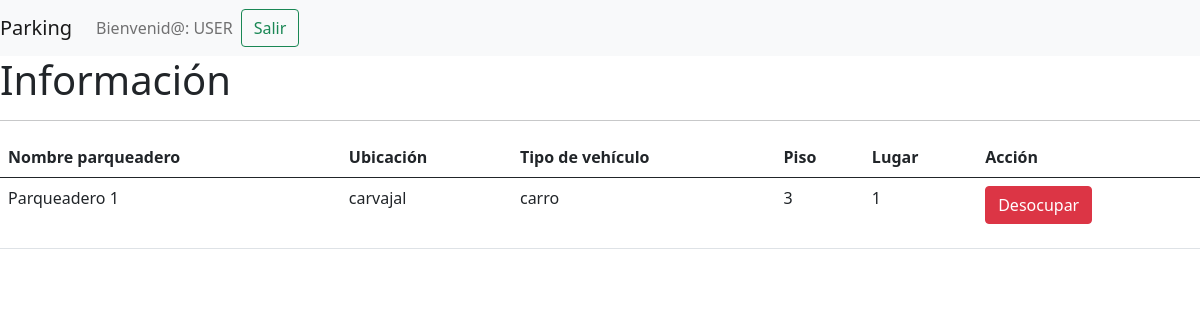
The app's page /parking/usuario.php (signed in) with its own data.
### tables this page shows
CREATE TABLE IF NOT EXISTS `parqueaderos` (
  `id` int(11) NOT NULL AUTO_INCREMENT,
  `description` varchar(50) DEFAULT NULL,
  `type_vehicle` varchar(50) DEFAULT NULL,
  `piso` int(11) DEFAULT NULL,
  `space` int(11) DEFAULT NULL,
  `location` varchar(50) DEFAULT NULL,
  `user_id` int(11) DEFAULT NULL,
  `id_parking` int(11) DEFAULT '1',
  PRIMARY KEY (`id`)
);

### parking/usuario.php (the view, shortened to what this page needs)
<?php
include_once "conexion.php";
$description = isset($_POST['parking-name']) ? $_POST['parking-name'] : '';
$sentencia = $bd->query("SELECT p.description, p.type_vehicle, count(p.space) as cantidad, location
                          from parqueaderos AS p, usuarios AS u WHERE p.type_vehicle = u.tp_vehicle AND  u.id = '".trim($_SESSION['user-id'])."' AND p.user_id = 0
                          group BY p.description order BY p.id ASC ");
$parkings = $sentencia->fetchAll(PDO::FETCH_OBJ);
$sentencia = $bd->query("SELECT p.id, p.description, p.type_vehicle,p.piso, p.space
                          from parqueaderos AS p, usuarios AS u
                          WHERE p.type_vehicle = u.tp_vehicle AND u.id = '".trim($_SESSION['user-id'])."'
                          AND p.description = '".$description."' AND p.user_id = 0
                          order BY p.id ASC");
$availability = $sentencia->fetchAll(PDO::FETCH_OBJ);
$sql = $bd->query("SELECT user_id FROM parqueaderos WHERE user_id = '".trim($_SESSION['user-id'])."'");
$validateAvailability = $sql->fetchAll(PDO::FETCH_OBJ);
$sql = $bd->query("SELECT * FROM parqueaderos WHERE user_id = '".trim($_SESSION['user-id'])."'");
$information = $sql->fetchAll(PDO::FETCH_OBJ);
?>
<!DOCTYPE html>
<html lang="en">
<head>
    <link href="https://cdn.jsdelivr.net/npm/bootstrap@5.0.2/dist/css/bootstrap.min.css" rel="stylesheet">
</head>
<body>
<nav class="navbar navbar-expand-lg navbar-light bg-light">
  <a class="navbar-brand" href="javascript:void(0)">Parking</a>
  <div class="collapse navbar-collapse" id="navbarSupportedContent">
    <ul class="navbar-nav mr-auto">
      <li class="nav-item">
        <a class="nav-link" href="javascript:void(0)">Bienvenid@: <?= strtoupper($_SESSION['user-name']) ?></a>
      </li>
    </ul>
    <form class="form-inline my-2 my-lg-0" action="access.php" method="POST">
      <button class="btn btn-outline-success my-2 my-sm-0" type="submit">Salir</button>
    </form>
  </div>
</nav>
<?php if(!$validateAvailability): ?>
  <h1 class="mt-3">Disponiblidad para uso de su vehìculo</h1>
  <table class="table mt-3">
    <thead>
      <tr>
        <th scope="col">Nombre parqueadero</th>
        <th scope="col">Tipo Vehìculo</th>
        <th scope="col">Cantidad</th>
        <th scope="col">Ubicación</th>
        <th>Acciòn</th>
      </tr>
    </thead>
    <tbody>
      <?php foreach($parkings as $parking): ?>
        <tr>
          <td><?= $parking->description ?></td>
          <td><?= $parking->type_vehicle ?></td>
          <td><?= $parking->cantidad ?></td>
          <td><?= $parking->location ?></td>
          <td>
          <form action="usuario.php" method="POST">
              <input type="hidden" name="parking-name" value="<?= $parking->description ?>">
              <button type="sumbit" id="show-table-two" class="btn btn-success">Consultar</button>
          </form>
          </td>
        </tr>
      <?php endforeach; ?>
    </tbody>
  </table>
  <hr>
  <h1>Debe seleccionar el lugar donde desea parquear</h1>
  <form action="access.php" method="POST">
    <table class="table mt-3" >
      <thead>
        <tr>
          <th scope="col">Tipo Vehìculo</th>
          <th scope="col">Piso</th>
          <th scope="col">Lugar</th>
          <th scope="col">Acción</th>
        </tr>
      </thead>
      <tbody>
        <?php foreach($availability as $available): ?>
          <tr>
            <td><?= $available->type_vehicle ?></td>
            <td><?= $available->piso ?></td>
            <td><?= $available->space ?></td>
            <td>
              <input type="submit" name="submit" class="btn btn-warning mb-3" id="ocupar" value="Ocupar">
            </td>
          </tr>
        <?php endforeach; ?>
      </tbody>
    </table>
    <?php if ($availability): ?>
      <input type="hidden" name="parking-id" value="<?= $available->id ?>">
      <input type="hidden" name="space" value="<?= "piso-$available->piso-space-$available->space" ?>">
      <input type="hidden" name="action" value="save_space_user" >
    <?php endif; ?>
  </form>
<?php else: ?>
  <h1>Información</h1>
  <hr>
  <table class="table mt-3" >
      <thead>
        <tr>
          <th scope="col">Nombre parqueadero</th>
          <th scope="col">Ubicación</th>
          <th scope="col">Tipo de vehículo</th>
          <th scope="col">Piso</th>
          <th scope="col">Lugar</th>
          <th scope="col">Acción</th>
        </tr>
      </thead>
      <tbody>
        <tr>
            <td><?= $information[0]->description ?></td>
            <td><?= $information[0]->location ?></td>
            <td><?= $information[0]->type_vehicle ?></td>
            <td><?= $information[0]->piso ?></td>
            <td><?= $information[0]->space ?></td>
            <td>
              <form action="access.php" method="POST">
                <input type="submit" name="submit" class="btn btn-danger mb-3" value="Desocupar">
              </form>
            </td>
          </tr>
      </tbody>
    </table>
<?php endif; ?>
</body>
</html>

### records on screen
parqueaderos: description "Parqueadero 1", location "carvajal", type_vehicle "carro", piso "3", space "1"

### other values on screen
$_SESSION['user-name'] "USER"
